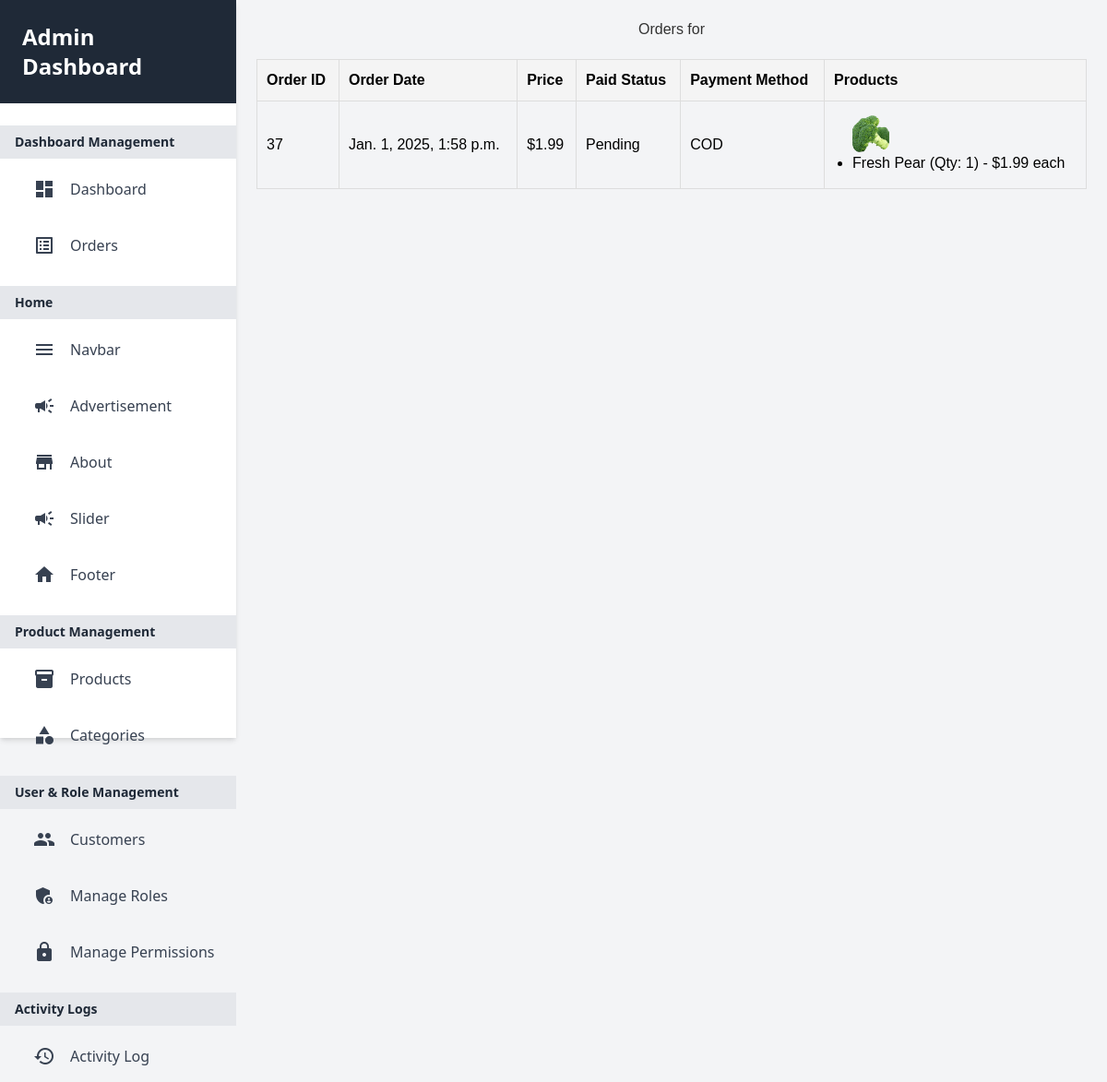
The app's page /user/customer/29/orders/ (signed in), older data.
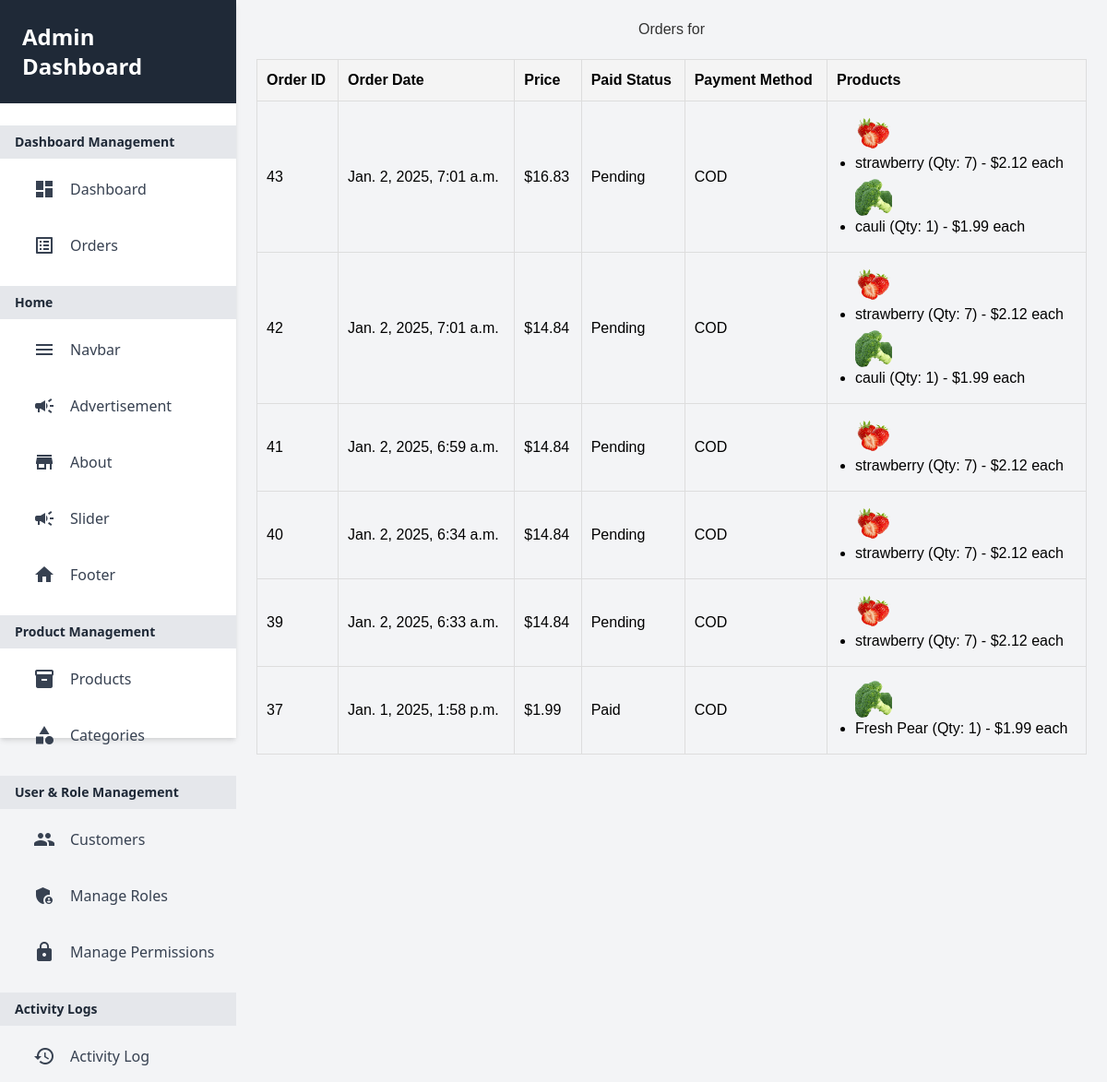
The same page, newer data.
### core/models.py (models this page shows, shortened)
class CartOrder(models.Model):
    user = models.ForeignKey(User, on_delete=models.CASCADE)
    price = models.DecimalField(max_digits=10, decimal_places=2, default="1.99")
    paid_status = models.BooleanField(default=False)
    order_date = models.DateTimeField(auto_now_add=True)
    product_status = models.CharField(choices=ORDER_STATUS_CHOICES, max_length=30, default="processing")
    payment_method = models.CharField(choices=METHOD, max_length=30, default="COD")
    payment_completed = models.BooleanField(default=False)
    sold_quantity = models.IntegerField(default=0)
    in_stock = models.IntegerField(default=1, blank=True, null=True)
    color = models.ManyToManyField(Color)
    size = models.ManyToManyField(Size)
    class Meta:
        verbose_name_plural = "Cart Orders"

class CartOrderItems(models.Model):
    order = models.ForeignKey(CartOrder, on_delete=models.CASCADE)
    product_status = models.CharField(max_length=200)
    item = models.CharField(max_length=200)
    image = models.CharField(max_length=200)
    qty = models.IntegerField(default=0)
    price = models.DecimalField(max_digits=10, decimal_places=2, default="1.99")
    total = models.DecimalField(max_digits=10, decimal_places=2, default="1.99")
    invoice_no = models.CharField(max_length=255, blank=True, null=True)
    color = models.ManyToManyField(Color)
    size = models.ManyToManyField(Size)
    class Meta:
        verbose_name_plural = "Cart Order Items"

### userauth/decorators.py (the view)
        def _wrapped_view(request, *args, **kwargs):
            user_groups = request.user.groups.values_list('name', flat=True)
            if not any(role in user_groups for role in allowed_roles):
                return HttpResponseForbidden("You do not have permission to view this page.")
            return view_func(request, *args, **kwargs)

### ecomprj/context_processors.py (called while the page is built, shortened)
def default(request):
    cart_total_amount = 0
    cart_count = 0
    months = []
    monthly_sales = []
    if request.user.is_authenticated:
        address = Address.objects.filter(user_id=request.user.id).first()
    else:
        address = None  # For anonymous users, set address to None or handle appropriately
    categories = Category.objects.all()
    vendors = Vendor.objects.all()
    min_max_price = Product.objects.aggregate(Min("price"), Max("price"))
    return {
        'address': address,
        'categories': categories,
        'vendors': vendors,
        'min_max_price': min_max_price,
        'cart_total_amount': cart_total_amount,  # Adding cart total amount to the context
        'cart_count': cart_count,
        'months': months,
        'monthly_sales': monthly_sales,
    }

### userauth/views.py (called while the page is built)
@csrf_protect
@login_required
@allowed_users(allowed_roles=['Admin'])
def customer_order_details(request, user_id):
    user = get_object_or_404(User, id=user_id)
    orders = CartOrder.objects.filter(user=user).order_by('-order_date')
    context = {
        'user': user,
        'orders': orders
    }
    return render(request, 'userauth/customer_order_details.html', context)

### templates/userauth/customer_order_details.html (shortened to what this page needs)
{% extends "partials/baseadmin.html" %}
{% block content %}
<div class="container order-table">
    <h1>Orders for {{ customer.username }}</h1>
    {% if orders %}
    <table class="table">
        <thead>
            <tr>
                <th>Order ID</th>
                <th>Order Date</th>
                <th>Price</th>
                <th>Paid Status</th>
                <th>Payment Method</th>
                <th>Products</th>
            </tr>
        </thead>
        <tbody>
            {% for order in orders %}
            <tr>
                <td>{{ order.id }}</td>
                <td>{{ order.order_date }}</td>
                <td>${{ order.price }}</td>
                <td>{% if order.paid_status %}Paid{% else %}Pending{% endif %}</td>
                <td>{{ order.payment_method }}</td>
                <td>
                    <ul>
                        {% for item in order.cartorderitems_set.all %}
                        <li>
                            <img
                                src="{{ item.image }}"
                                alt="{{ item.item }}"
                                class="w-10 h-10 rounded-lg object-cover"
                            />
                            {{ item.item }} (Qty: {{ item.qty }}) - ${{ item.price }} each
                        </li>
                        {% endfor %}
                    </ul>
                </td>
            </tr>
            {% endfor %}
        </tbody>
    </table>
    {% else %}
    <p>No orders found for this customer.</p>
    {% endif %}
</div>
{% endblock %}

Row changes from the older to the newer data that the page shows:
added CartOrder: id "43", order_date "Jan. 2, 2025, 7:01 a.m.", price "16.83", paid_status "Pending", payment_method "COD"
added CartOrderItems: image (picture), item "strawberry", qty "7", price "2.12", shown under "43"
added CartOrderItems: image (picture), item "cauli", qty "1", price "1.99", shown under "43"
added CartOrder: id "42", order_date "Jan. 2, 2025, 7:01 a.m.", price "14.84", paid_status "Pending", payment_method "COD"
added CartOrderItems: image (picture), item "strawberry", qty "7", price "2.12", shown under "42"
added CartOrderItems: image (picture), item "cauli", qty "1", price "1.99", shown under "42"
added CartOrder: id "41", order_date "Jan. 2, 2025, 6:59 a.m.", price "14.84", paid_status "Pending", payment_method "COD"
added CartOrderItems: image (picture), item "strawberry", qty "7", price "2.12", shown under "41"
added CartOrder: id "40", order_date "Jan. 2, 2025, 6:34 a.m.", price "14.84", paid_status "Pending", payment_method "COD"
added CartOrderItems: image (picture), item "strawberry", qty "7", price "2.12", shown under "40"
added CartOrder: id "39", order_date "Jan. 2, 2025, 6:33 a.m.", price "14.84", paid_status "Pending", payment_method "COD"
added CartOrderItems: image (picture), item "strawberry", qty "7", price "2.12", shown under "39"
changed CartOrder "Jan. 1, 2025, 1:58 p.m.": paid_status "Pending" → "Paid"
